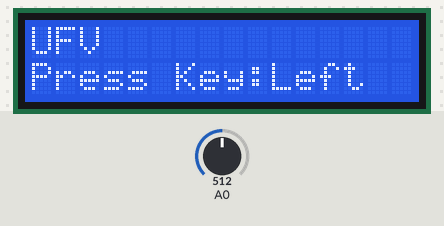
This sketch was run on a simulated Arduino Uno, built with avr-gcc and run on an emulated ATmega328P. Shown: 16×2 character LCD. The test bench sets the inputs (shaded band); at power-on: A0 = 512.

Above: at 1.2 s.
1.3 s: A0 set to 610
At 2.4 s:
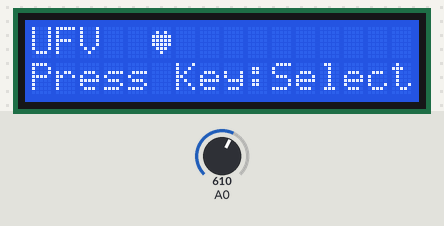
2.8 s: A0 set to 390
At 3.5 s:
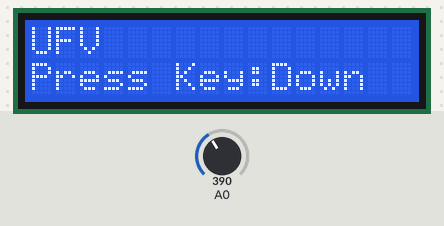
4.3 s: A0 set to 190
At 4.7 s:
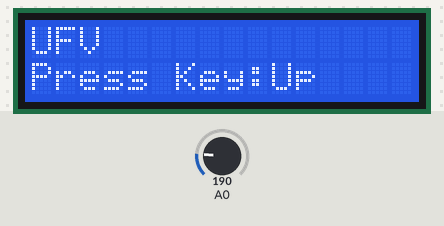
5.8 s: A0 set to 50
At 7.0 s:
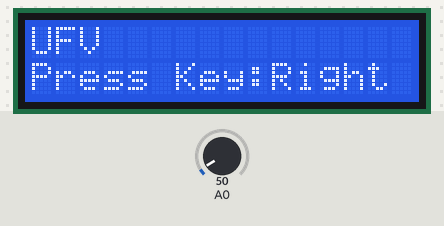
7.3 s: A0 set to 70
At 8.2 s:
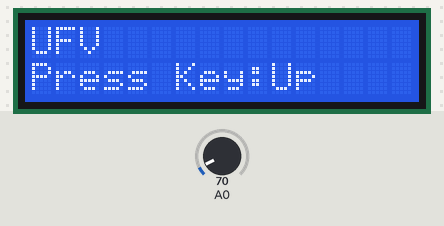
8.8 s: A0 set to 0
At 9.3 s:
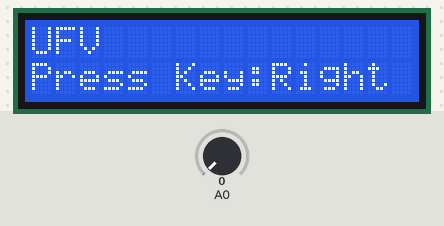
Timing chart, 0 to 11.3 s (numbered marks = the images above; inputs shaded):
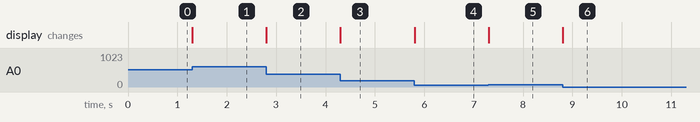

Measured:
- after the input at 1.3 s, the display: changes at once (image 1)
- after the input at 2.8 s, the display: changes at once (image 2)
- after the input at 4.3 s, the display: changes at once (image 3)
- after the input at 5.8 s, the display: changes at once (image 4)
- after the input at 7.3 s, the display: changes at once (image 5)
- after the input at 8.8 s, the display: changes at once (image 6)

The sketch:

aula21_9_23_lcd_coracao_UFV_botoes_shield.ino
```cpp
/*
Arduino 2x16 LCD - Detect Buttons
modified on 18 Feb 2019
by Saeed Hosseini @ Electropeak
https://electropeak.com/learn/
*/

#include <LiquidCrystal.h>

//LCD pin to Arduino
const int pin_RS = 8;
const int pin_EN = 9;
const int pin_d4 = 4;
const int pin_d5 = 5;
const int pin_d6 = 6;
const int pin_d7 = 7;

const int pin_BL = 10;

LiquidCrystal lcd( pin_RS,  pin_EN,  pin_d4,  pin_d5,  pin_d6,  pin_d7);


uint8_t heart[8] = {
  0b00000,
  0b01010,
  0b11111,
  0b11111,
  0b11111,
  0b01110,
  0b00100,
  0b00000,
};


void setup() {
   lcd.createChar(3, heart);

  lcd.begin(16, 2);

  lcd.setCursor(0,0);

  lcd.print("UFV");
  lcd.setCursor(0,1);
  lcd.print("Press Key:");
}


void loop() {
  int x;
  x = analogRead (0);
  lcd.setCursor(10,1);
  if (x < 60) {
    lcd.print ("Right ");
        lcd.setCursor(5,0);
    lcd.print(" ");

  }
  else if (x < 200) {
    lcd.print ("Up    ");
        lcd.setCursor(5,0);
    lcd.print(" ");

  }
  else if (x < 400){
    lcd.print ("Down  ");
    lcd.setCursor(5,0);
    lcd.print(" ");

  }
  else if (x < 600){
    lcd.print ("Left  ");
    lcd.setCursor(5,0);
    lcd.print(" ");
  }
  else if (x < 800){
     lcd.print ("Select");
     lcd.setCursor(5,0);
     lcd.print("\x03");

  }
}
```
